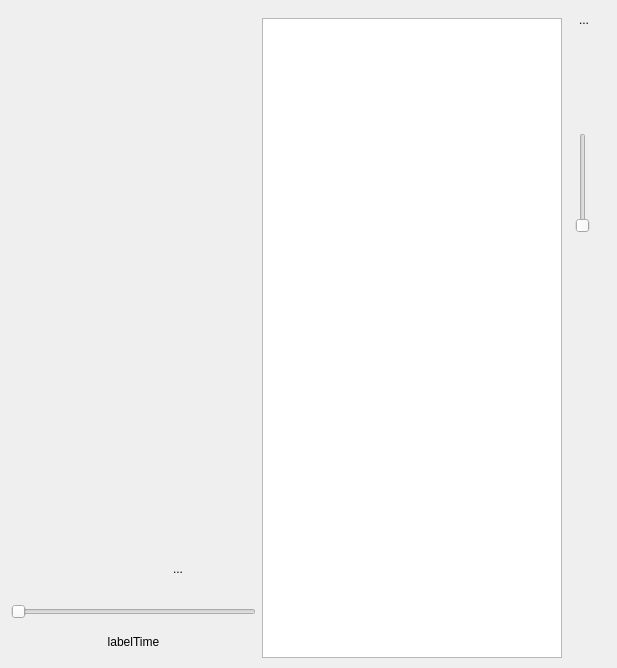
<?xml version="1.0" encoding="UTF-8"?>
<ui version="4.0">
 <class>Widget</class>
 <widget class="QWidget" name="Widget">
  <property name="windowModality">
   <enum>Qt::NonModal</enum>
  </property>
  <property name="geometry">
   <rect>
    <x>0</x>
    <y>0</y>
    <width>831</width>
    <height>672</height>
   </rect>
  </property>
  <property name="sizePolicy">
   <sizepolicy hsizetype="Fixed" vsizetype="Fixed">
    <horstretch>0</horstretch>
    <verstretch>0</verstretch>
   </sizepolicy>
  </property>
  <property name="minimumSize">
   <size>
    <width>810</width>
    <height>0</height>
   </size>
  </property>
  <property name="maximumSize">
   <size>
    <width>1024</width>
    <height>672</height>
   </size>
  </property>
  <property name="mouseTracking">
   <bool>true</bool>
  </property>
  <property name="contextMenuPolicy">
   <enum>Qt::NoContextMenu</enum>
  </property>
  <property name="windowTitle">
   <string>Mineko</string>
  </property>
  <property name="windowOpacity">
   <double>1.000000000000000</double>
  </property>
  <property name="autoFillBackground">
   <bool>true</bool>
  </property>
  <layout class="QGridLayout" name="gridLayout_2">
   <property name="sizeConstraint">
    <enum>QLayout::SetFixedSize</enum>
   </property>
   <property name="topMargin">
    <number>9</number>
   </property>
   <property name="bottomMargin">
    <number>1</number>
   </property>
   <property name="verticalSpacing">
    <number>3</number>
   </property>
   <item row="0" column="0">
    <layout class="QVBoxLayout" name="verticalLayout_2">
     <property name="spacing">
      <number>6</number>
     </property>
     <property name="sizeConstraint">
      <enum>QLayout::SetDefaultConstraint</enum>
     </property>
     <item>
      <widget class="AristPicture" name="aristPicWidget" native="true">
       <property name="sizePolicy">
        <sizepolicy hsizetype="Preferred" vsizetype="Preferred">
         <horstretch>0</horstretch>
         <verstretch>0</verstretch>
        </sizepolicy>
       </property>
       <property name="minimumSize">
        <size>
         <width>245</width>
         <height>279</height>
        </size>
       </property>
       <property name="maximumSize">
        <size>
         <width>240</width>
         <height>279</height>
        </size>
       </property>
       <property name="mouseTracking">
        <bool>true</bool>
       </property>
       <property name="autoFillBackground">
        <bool>true</bool>
       </property>
      </widget>
     </item>
     <item>
      <widget class="Lyrics" name="lycWidget" native="true">
       <property name="sizePolicy">
        <sizepolicy hsizetype="Preferred" vsizetype="Preferred">
         <horstretch>0</horstretch>
         <verstretch>0</verstretch>
        </sizepolicy>
       </property>
       <property name="minimumSize">
        <size>
         <width>240</width>
         <height>240</height>
        </size>
       </property>
       <property name="maximumSize">
        <size>
         <width>240</width>
         <height>240</height>
        </size>
       </property>
       <property name="font">
        <font>
         <family>华文琥珀</family>
        </font>
       </property>
       <property name="layoutDirection">
        <enum>Qt::LeftToRight</enum>
       </property>
       <property name="autoFillBackground">
        <bool>true</bool>
       </property>
       <zorder>widget</zorder>
       <zorder>aristPicWidget</zorder>
      </widget>
     </item>
     <item>
      <widget class="QWidget" name="widget" native="true">
       <layout class="QHBoxLayout" name="horizontalLayout">
        <property name="spacing">
         <number>9</number>
        </property>
        <property name="leftMargin">
         <number>9</number>
        </property>
        <property name="topMargin">
         <number>9</number>
        </property>
        <property name="rightMargin">
         <number>9</number>
        </property>
        <property name="bottomMargin">
         <number>9</number>
        </property>
        <item>
         <widget class="QToolButton" name="prevtoolButton">
          <property name="maximumSize">
           <size>
            <width>16777215</width>
            <height>40</height>
           </size>
          </property>
          <property name="toolTip">
           <string>上一曲</string>
          </property>
          <property name="text">
           <string/>
          </property>
          <property name="icon">
           <iconset>
            <normalon>:/img/backward.svg</normalon>
           </iconset>
          </property>
          <property name="iconSize">
           <size>
            <width>40</width>
            <height>40</height>
           </size>
          </property>
          <property name="autoRaise">
           <bool>true</bool>
          </property>
         </widget>
        </item>
        <item>
         <widget class="QToolButton" name="nexttoolButton">
          <property name="maximumSize">
           <size>
            <width>256</width>
            <height>40</height>
           </size>
          </property>
          <property name="toolTip">
           <string>下一曲</string>
          </property>
          <property name="text">
           <string/>
          </property>
          <property name="icon">
           <iconset>
            <normalon>:/img/forward.svg</normalon>
           </iconset>
          </property>
          <property name="iconSize">
           <size>
            <width>40</width>
            <height>40</height>
           </size>
          </property>
          <property name="autoRaise">
           <bool>true</bool>
          </property>
         </widget>
        </item>
        <item>
         <widget class="QToolButton" name="modeButton">
          <property name="toolTip">
           <string>播放模式</string>
          </property>
          <property name="text">
           <string>...</string>
          </property>
          <property name="icon">
           <iconset resource="img.qrc">
            <normaloff>:/img/loop_all.png</normaloff>:/img/loop_all.png</iconset>
          </property>
          <property name="iconSize">
           <size>
            <width>40</width>
            <height>40</height>
           </size>
          </property>
          <property name="autoRaise">
           <bool>true</bool>
          </property>
         </widget>
        </item>
        <item>
         <widget class="QToolButton" name="downloadtoolButton">
          <property name="maximumSize">
           <size>
            <width>16777215</width>
            <height>40</height>
           </size>
          </property>
          <property name="acceptDrops">
           <bool>false</bool>
          </property>
          <property name="toolTip">
           <string>下载当前曲目</string>
          </property>
          <property name="autoFillBackground">
           <bool>false</bool>
          </property>
          <property name="text">
           <string/>
          </property>
          <property name="icon">
           <iconset resource="img.qrc">
            <normaloff>:/img/downLoad.png</normaloff>:/img/downLoad.png</iconset>
          </property>
          <property name="iconSize">
           <size>
            <width>40</width>
            <height>40</height>
           </size>
          </property>
          <property name="checkable">
           <bool>false</bool>
          </property>
          <property name="popupMode">
           <enum>QToolButton::DelayedPopup</enum>
          </property>
          <property name="toolButtonStyle">
           <enum>Qt::ToolButtonIconOnly</enum>
          </property>
          <property name="autoRaise">
           <bool>true</bool>
          </property>
         </widget>
        </item>
       </layout>
      </widget>
     </item>
     <item>
      <widget class="SongSlider" name="progressSlider">
       <property name="sizePolicy">
        <sizepolicy hsizetype="Preferred" vsizetype="Fixed">
         <horstretch>0</horstretch>
         <verstretch>0</verstretch>
        </sizepolicy>
       </property>
       <property name="maximumSize">
        <size>
         <width>260</width>
         <height>28</height>
        </size>
       </property>
       <property name="toolTip">
        <string>当前播放进度</string>
       </property>
       <property name="layoutDirection">
        <enum>Qt::LeftToRight</enum>
       </property>
       <property name="autoFillBackground">
        <bool>false</bool>
       </property>
       <property name="orientation">
        <enum>Qt::Horizontal</enum>
       </property>
       <property name="invertedAppearance">
        <bool>false</bool>
       </property>
       <property name="invertedControls">
        <bool>false</bool>
       </property>
       <property name="tickPosition">
        <enum>QSlider::NoTicks</enum>
       </property>
      </widget>
     </item>
     <item>
      <widget class="QLabel" name="labelTime">
       <property name="minimumSize">
        <size>
         <width>0</width>
         <height>24</height>
        </size>
       </property>
       <property name="autoFillBackground">
        <bool>false</bool>
       </property>
       <property name="frameShape">
        <enum>QFrame::NoFrame</enum>
       </property>
       <property name="frameShadow">
        <enum>QFrame::Raised</enum>
       </property>
       <property name="text">
        <string>labelTime</string>
       </property>
       <property name="alignment">
        <set>Qt::AlignBottom|Qt::AlignHCenter</set>
       </property>
      </widget>
     </item>
    </layout>
   </item>
   <item row="0" column="1" rowspan="7">
    <layout class="QGridLayout" name="gridLayout">
     <property name="sizeConstraint">
      <enum>QLayout::SetDefaultConstraint</enum>
     </property>
     <item row="0" column="1">
      <widget class="QWidget" name="widget_tool" native="true">
       <property name="sizePolicy">
        <sizepolicy hsizetype="Preferred" vsizetype="Preferred">
         <horstretch>0</horstretch>
         <verstretch>0</verstretch>
        </sizepolicy>
       </property>
       <property name="minimumSize">
        <size>
         <width>32</width>
         <height>0</height>
        </size>
       </property>
       <property name="maximumSize">
        <size>
         <width>32</width>
         <height>16777215</height>
        </size>
       </property>
       <property name="autoFillBackground">
        <bool>true</bool>
       </property>
       <layout class="QVBoxLayout" name="verticalLayout">
        <property name="spacing">
         <number>0</number>
        </property>
        <property name="leftMargin">
         <number>0</number>
        </property>
        <property name="topMargin">
         <number>0</number>
        </property>
        <property name="rightMargin">
         <number>0</number>
        </property>
        <property name="bottomMargin">
         <number>0</number>
        </property>
        <item>
         <widget class="QToolButton" name="listBtn">
          <property name="sizePolicy">
           <sizepolicy hsizetype="Preferred" vsizetype="Preferred">
            <horstretch>0</horstretch>
            <verstretch>0</verstretch>
           </sizepolicy>
          </property>
          <property name="maximumSize">
           <size>
            <width>32</width>
            <height>32</height>
           </size>
          </property>
          <property name="text">
           <string>...</string>
          </property>
          <property name="icon">
           <iconset resource="img.qrc">
            <normaloff>:/img/fold.png</normaloff>:/img/fold.png</iconset>
          </property>
          <property name="iconSize">
           <size>
            <width>32</width>
            <height>32</height>
           </size>
          </property>
          <property name="autoRaise">
           <bool>true</bool>
          </property>
         </widget>
        </item>
        <item>
         <widget class="QToolButton" name="settingtoolButton">
          <property name="sizePolicy">
           <sizepolicy hsizetype="Preferred" vsizetype="Preferred">
            <horstretch>0</horstretch>
            <verstretch>0</verstretch>
           </sizepolicy>
          </property>
          <property name="maximumSize">
           <size>
            <width>32</width>
            <height>32</height>
           </size>
          </property>
          <property name="toolTip">
           <string>设置</string>
          </property>
          <property name="toolTipDuration">
           <number>0</number>
          </property>
          <property name="statusTip">
           <string>Login</string>
          </property>
          <property name="text">
           <string/>
          </property>
          <property name="icon">
           <iconset resource="img.qrc">
            <normaloff>:/img/setting.png</normaloff>:/img/setting.png</iconset>
          </property>
          <property name="iconSize">
           <size>
            <width>32</width>
            <height>32</height>
           </size>
          </property>
          <property name="autoRaise">
           <bool>true</bool>
          </property>
         </widget>
        </item>
        <item>
         <widget class="QToolButton" name="showChanneltoolButton">
          <property name="sizePolicy">
           <sizepolicy hsizetype="Preferred" vsizetype="Preferred">
            <horstretch>0</horstretch>
            <verstretch>0</verstretch>
           </sizepolicy>
          </property>
          <property name="maximumSize">
           <size>
            <width>32</width>
            <height>32</height>
           </size>
          </property>
          <property name="text">
           <string/>
          </property>
          <property name="icon">
           <iconset>
            <normalon>:/img/lrc.svg</normalon>
           </iconset>
          </property>
          <property name="iconSize">
           <size>
            <width>32</width>
            <height>32</height>
           </size>
          </property>
          <property name="autoRaise">
           <bool>true</bool>
          </property>
         </widget>
        </item>
        <item>
         <widget class="QToolButton" name="voltoolButton">
          <property name="maximumSize">
           <size>
            <width>32</width>
            <height>16777215</height>
           </size>
          </property>
          <property name="text">
           <string/>
          </property>
          <property name="icon">
           <iconset resource="img.qrc">
            <normaloff>:/img/volume.png</normaloff>:/img/volume.png</iconset>
          </property>
          <property name="iconSize">
           <size>
            <width>32</width>
            <height>32</height>
           </size>
          </property>
          <property name="autoRaise">
           <bool>true</bool>
          </property>
         </widget>
        </item>
        <item>
         <widget class="volPannel" name="volSlider">
          <property name="maximumSize">
           <size>
            <width>29</width>
            <height>100</height>
           </size>
          </property>
          <property name="autoFillBackground">
           <bool>false</bool>
          </property>
          <property name="orientation">
           <enum>Qt::Vertical</enum>
          </property>
         </widget>
        </item>
        <item>
         <spacer name="verticalSpacer_2">
          <property name="orientation">
           <enum>Qt::Vertical</enum>
          </property>
          <property name="sizeHint" stdset="0">
           <size>
            <width>29</width>
            <height>308</height>
           </size>
          </property>
         </spacer>
        </item>
       </layout>
      </widget>
     </item>
     <item row="0" column="0">
      <widget class="QListWidget" name="songListWidget">
       <property name="sizePolicy">
        <sizepolicy hsizetype="Expanding" vsizetype="Expanding">
         <horstretch>0</horstretch>
         <verstretch>0</verstretch>
        </sizepolicy>
       </property>
       <property name="minimumSize">
        <size>
         <width>300</width>
         <height>0</height>
        </size>
       </property>
       <property name="maximumSize">
        <size>
         <width>480</width>
         <height>640</height>
        </size>
       </property>
       <property name="font">
        <font>
         <family>微软雅黑</family>
         <weight>75</weight>
         <bold>true</bold>
        </font>
       </property>
       <property name="mouseTracking">
        <bool>true</bool>
       </property>
       <property name="autoFillBackground">
        <bool>true</bool>
       </property>
       <property name="frameShape">
        <enum>QFrame::StyledPanel</enum>
       </property>
       <property name="frameShadow">
        <enum>QFrame::Raised</enum>
       </property>
       <property name="midLineWidth">
        <number>1</number>
       </property>
       <property name="sizeAdjustPolicy">
        <enum>QAbstractScrollArea::AdjustToContents</enum>
       </property>
       <property name="textElideMode">
        <enum>Qt::ElideMiddle</enum>
       </property>
       <property name="isWrapping" stdset="0">
        <bool>false</bool>
       </property>
       <property name="resizeMode">
        <enum>QListView::Adjust</enum>
       </property>
       <property name="layoutMode">
        <enum>QListView::SinglePass</enum>
       </property>
       <property name="spacing">
        <number>1</number>
       </property>
       <property name="viewMode">
        <enum>QListView::ListMode</enum>
       </property>
       <property name="selectionRectVisible">
        <bool>true</bool>
       </property>
      </widget>
     </item>
     <item row="0" column="3">
      <widget class="ChannelsWidget" name="channelwidget" native="true">
       <property name="sizePolicy">
        <sizepolicy hsizetype="Expanding" vsizetype="Expanding">
         <horstretch>0</horstretch>
         <verstretch>0</verstretch>
        </sizepolicy>
       </property>
       <property name="minimumSize">
        <size>
         <width>0</width>
         <height>0</height>
        </size>
       </property>
       <property name="maximumSize">
        <size>
         <width>16777215</width>
         <height>640</height>
        </size>
       </property>
      </widget>
     </item>
    </layout>
   </item>
  </layout>
 </widget>
 <layoutdefault spacing="6" margin="11"/>
 <customwidgets>
  <customwidget>
   <class>AristPicture</class>
   <extends>QWidget</extends>
   <header>aristpicture.h</header>
   <container>1</container>
  </customwidget>
  <customwidget>
   <class>Lyrics</class>
   <extends>QWidget</extends>
   <header>lyrics.h</header>
   <container>1</container>
  </customwidget>
  <customwidget>
   <class>volPannel</class>
   <extends>QSlider</extends>
   <header>volpannel.h</header>
  </customwidget>
  <customwidget>
   <class>ChannelsWidget</class>
   <extends>QWidget</extends>
   <header>channelswidget.h</header>
   <container>1</container>
  </customwidget>
  <customwidget>
   <class>SongSlider</class>
   <extends>QSlider</extends>
   <header>songslider.h</header>
  </customwidget>
 </customwidgets>
 <resources>
  <include location="img.qrc"/>
 </resources>
 <connections/>
</ui>
